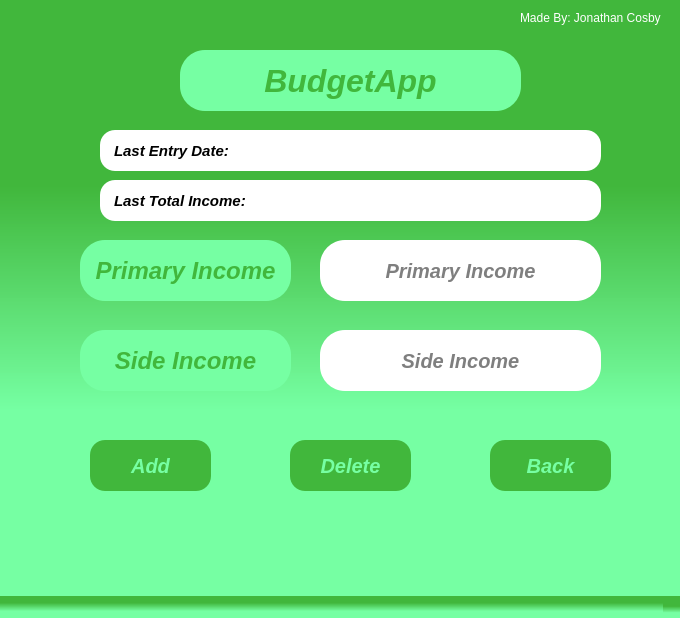
<?xml version="1.0" encoding="UTF-8"?>
<ui version="4.0">
 <class>budgetWindow</class>
 <widget class="QMainWindow" name="budgetWindow">
  <property name="geometry">
   <rect>
    <x>0</x>
    <y>0</y>
    <width>680</width>
    <height>618</height>
   </rect>
  </property>
  <property name="windowTitle">
   <string>MainWindow</string>
  </property>
  <property name="styleSheet">
   <string notr="true">background-color: qlineargradient(spread:pad, x1:1, y1:1, x2:1, y2:0, stop:0.311828 rgba(118, 255, 163, 252), stop:0.688172 rgba(65, 183, 60, 255));</string>
  </property>
  <widget class="QWidget" name="centralwidget">
   <widget class="QLabel" name="label">
    <property name="geometry">
     <rect>
      <x>520</x>
      <y>10</y>
      <width>161</width>
      <height>16</height>
     </rect>
    </property>
    <property name="styleSheet">
     <string notr="true">background-color: none;
color: rgb(255,255,255);</string>
    </property>
    <property name="text">
     <string>Made By: Jonathan Cosby</string>
    </property>
   </widget>
   <widget class="QLabel" name="titleLbl">
    <property name="geometry">
     <rect>
      <x>180</x>
      <y>50</y>
      <width>341</width>
      <height>61</height>
     </rect>
    </property>
    <property name="layoutDirection">
     <enum>Qt::RightToLeft</enum>
    </property>
    <property name="styleSheet">
     <string notr="true">background-color: rgb(118,255,163) ;
font-size: 32px;
font: italic bold;
color: rgb(65,183,60);
padding-left: 15px;
padding-right: 15px;
border-radius: 25px</string>
    </property>
    <property name="text">
     <string>BudgetApp</string>
    </property>
    <property name="alignment">
     <set>Qt::AlignCenter</set>
    </property>
   </widget>
   <widget class="QLineEdit" name="primaryIncomeLine">
    <property name="geometry">
     <rect>
      <x>320</x>
      <y>240</y>
      <width>281</width>
      <height>61</height>
     </rect>
    </property>
    <property name="styleSheet">
     <string notr="true">background-color: rgb(255,255,255);
border-radius: 25px;
color: rgb(0,0,0);
font-size: 20px;
font: italic bold;</string>
    </property>
    <property name="alignment">
     <set>Qt::AlignCenter</set>
    </property>
    <property name="placeholderText">
     <string>Primary Income</string>
    </property>
   </widget>
   <widget class="QLabel" name="primaryIncomeLbl">
    <property name="geometry">
     <rect>
      <x>80</x>
      <y>240</y>
      <width>211</width>
      <height>61</height>
     </rect>
    </property>
    <property name="layoutDirection">
     <enum>Qt::RightToLeft</enum>
    </property>
    <property name="styleSheet">
     <string notr="true">background-color: rgb(118,255,163);
font-size: 24px;
font: italic bold;
color: rgb(65,183,60);
padding-left: 15px;
padding-right: 15px;
border-radius: 25px;</string>
    </property>
    <property name="text">
     <string>Primary Income</string>
    </property>
    <property name="alignment">
     <set>Qt::AlignCenter</set>
    </property>
   </widget>
   <widget class="QLabel" name="sideIncomeLbl">
    <property name="geometry">
     <rect>
      <x>80</x>
      <y>330</y>
      <width>211</width>
      <height>61</height>
     </rect>
    </property>
    <property name="layoutDirection">
     <enum>Qt::RightToLeft</enum>
    </property>
    <property name="styleSheet">
     <string notr="true">background-color: rgb(118,255,163);
font-size: 24px;
font: italic bold;
color: rgb(65,183,60);
padding-left: 15px;
padding-right: 15px;
border-radius: 25px;</string>
    </property>
    <property name="text">
     <string>Side Income</string>
    </property>
    <property name="alignment">
     <set>Qt::AlignCenter</set>
    </property>
   </widget>
   <widget class="QLineEdit" name="sideIncomeLine">
    <property name="geometry">
     <rect>
      <x>320</x>
      <y>330</y>
      <width>281</width>
      <height>61</height>
     </rect>
    </property>
    <property name="styleSheet">
     <string notr="true">background-color: rgb(255,255,255);
border-radius: 25px;
color: rgb(0,0,0);
font-size: 20px;
font: italic bold;</string>
    </property>
    <property name="alignment">
     <set>Qt::AlignCenter</set>
    </property>
    <property name="placeholderText">
     <string>Side Income</string>
    </property>
   </widget>
   <widget class="QPushButton" name="addBtn">
    <property name="geometry">
     <rect>
      <x>90</x>
      <y>440</y>
      <width>121</width>
      <height>51</height>
     </rect>
    </property>
    <property name="cursor">
     <cursorShape>PointingHandCursor</cursorShape>
    </property>
    <property name="autoFillBackground">
     <bool>false</bool>
    </property>
    <property name="styleSheet">
     <string notr="true">background-color: rgb(65,183,60);
font: italic bold;
color: rgb(118,255,163);
font-size: 20px;
border-radius: 15px;
</string>
    </property>
    <property name="text">
     <string>Add</string>
    </property>
    <property name="autoDefault">
     <bool>true</bool>
    </property>
    <property name="default">
     <bool>true</bool>
    </property>
   </widget>
   <widget class="QPushButton" name="deleteBtn">
    <property name="geometry">
     <rect>
      <x>290</x>
      <y>440</y>
      <width>121</width>
      <height>51</height>
     </rect>
    </property>
    <property name="cursor">
     <cursorShape>PointingHandCursor</cursorShape>
    </property>
    <property name="autoFillBackground">
     <bool>false</bool>
    </property>
    <property name="styleSheet">
     <string notr="true">background-color: rgb(65,183,60);
font: italic bold;
color: rgb(118,255,163);
font-size: 20px;
border-radius: 15px;
</string>
    </property>
    <property name="text">
     <string>Delete</string>
    </property>
    <property name="autoDefault">
     <bool>true</bool>
    </property>
    <property name="default">
     <bool>true</bool>
    </property>
   </widget>
   <widget class="QPushButton" name="backBtn">
    <property name="geometry">
     <rect>
      <x>490</x>
      <y>440</y>
      <width>121</width>
      <height>51</height>
     </rect>
    </property>
    <property name="cursor">
     <cursorShape>PointingHandCursor</cursorShape>
    </property>
    <property name="autoFillBackground">
     <bool>false</bool>
    </property>
    <property name="styleSheet">
     <string notr="true">background-color: rgb(65,183,60);
font: italic bold;
color: rgb(118,255,163);
font-size: 20px;
border-radius: 15px;
</string>
    </property>
    <property name="text">
     <string>Back</string>
    </property>
    <property name="autoDefault">
     <bool>true</bool>
    </property>
    <property name="default">
     <bool>true</bool>
    </property>
   </widget>
   <widget class="QLabel" name="lastEntryDateLbl">
    <property name="geometry">
     <rect>
      <x>100</x>
      <y>130</y>
      <width>501</width>
      <height>41</height>
     </rect>
    </property>
    <property name="styleSheet">
     <string notr="true">background-color: rgb(255,255,255);
font: italic bold;
font-size: 15px;
color: rgb(0,0,0);
padding-left: 10px;
border-radius: 15px;</string>
    </property>
    <property name="text">
     <string>Last Entry Date: </string>
    </property>
   </widget>
   <widget class="QLabel" name="lastIncomeLbl">
    <property name="geometry">
     <rect>
      <x>100</x>
      <y>180</y>
      <width>501</width>
      <height>41</height>
     </rect>
    </property>
    <property name="styleSheet">
     <string notr="true">background-color: rgb(255,255,255);
font: italic bold;
font-size: 15px;
color: rgb(0,0,0);
padding-left: 10px;
border-radius: 15px;</string>
    </property>
    <property name="text">
     <string>Last Total Income: </string>
    </property>
   </widget>
  </widget>
  <widget class="QMenuBar" name="menubar">
   <property name="geometry">
    <rect>
     <x>0</x>
     <y>0</y>
     <width>680</width>
     <height>21</height>
    </rect>
   </property>
  </widget>
  <widget class="QStatusBar" name="statusbar"/>
 </widget>
 <resources/>
 <connections/>
</ui>
